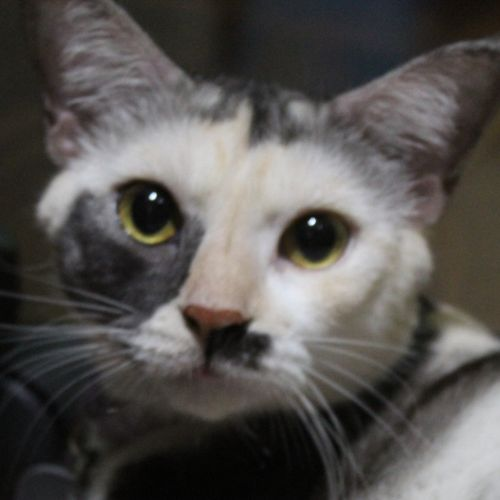
#> input picture biometric-engine/cat-facial-recog/test_data/cat1/test/image1.1.jpg, 500 x 500 px
$ python -i quality_assessment.py   (imports and definitions only)   (older library calls are emulated)
#> lines starting #> are read from the running program, lines starting #| are printed output that depends on the picture; after the words box and inside, x2 and y2 are one past the last pixel; in counts of white or black regions, pixels touching at a corner belong together
"""
FILE: shared/quality_assessment.py
PURPOSE: Image quality gate for biometric pipeline.
         Must run before feature extraction on both /reg and /scanning routes.

Pipeline position: quality gate -> species gate -> embedding -> 1:N match -> decision
"""
import os

import cv2
import numpy as np


def _env_float(name, default):
    raw = os.getenv(name)
    if raw is None:
        return float(default)
    try:
        return float(raw)
    except Exception:
        return float(default)


def detect_blur(image_path, threshold=None):
    """Laplacian variance - high variance = sharp, low = blurry."""
    if threshold is None:
        threshold = _env_float("QUALITY_BLUR_THRESHOLD", 45.0)
    img = cv2.imread(image_path, cv2.IMREAD_GRAYSCALE)
    if img is None:
        return {'is_blurry': True, 'blur_score': 0.0, 'confidence': 0.0}
    laplacian_var = float(cv2.Laplacian(img, cv2.CV_64F).var())
    return {
        'is_blurry': laplacian_var < threshold,
        'blur_score': round(laplacian_var, 2),
        'confidence': round(min(laplacian_var / threshold, 1.0), 4),
    }


def detect_edge_clarity(image_path):
    """Canny edge density - fewer edges = lower detail clarity."""
    min_edge_density = _env_float("QUALITY_MIN_EDGE_DENSITY", 0.025)
    img = cv2.imread(image_path, cv2.IMREAD_GRAYSCALE)
    if img is None:
        return {'edge_density': 0.0, 'has_sufficient_detail': False}
    edges = cv2.Canny(img, 100, 200)
    edge_density = float(cv2.countNonZero(edges)) / (img.shape[0] * img.shape[1])
    return {
        'edge_density': round(edge_density, 4),
        'has_sufficient_detail': edge_density > min_edge_density,
    }


def detect_dirt_occlusion(image_path):
    """Histogram contrast - flat histogram / bright patches suggest dirt or occlusion."""
    img = cv2.imread(image_path, cv2.IMREAD_GRAYSCALE)
    if img is None:
        return {'contrast_score': 0.0, 'likely_occluded': True, 'brightness': 0.0}
    hist = cv2.calcHist([img], [0], None, [256], [0, 256])
    contrast = float(np.std(hist))
    return {
        'contrast_score': round(contrast, 2),
        'likely_occluded': contrast < 50,
        'brightness': round(float(np.mean(img)), 2),
    }


def detect_exposure(image_path):
    """Exposure gate to catch very dark / very bright / clipped scenes."""
    img = cv2.imread(image_path, cv2.IMREAD_GRAYSCALE)
    if img is None:
        return {
            'brightness_mean': 0.0,
            'pct_dark': 1.0,
            'pct_bright': 0.0,
            'is_too_dark': True,
            'is_too_bright': False,
            'is_clipped': True,
        }

    mean_brightness = float(np.mean(img))
    dark_pixels = float(np.mean(img <= 25))
    bright_pixels = float(np.mean(img >= 230))

    is_too_dark = mean_brightness < 55
    is_too_bright = mean_brightness > 205
    is_clipped = dark_pixels > 0.55 or bright_pixels > 0.55

    return {
        'brightness_mean': round(mean_brightness, 2),
        'pct_dark': round(dark_pixels, 4),
        'pct_bright': round(bright_pixels, 4),
        'is_too_dark': is_too_dark,
        'is_too_bright': is_too_bright,
        'is_clipped': is_clipped,
    }


def assess_image_quality(image_path, weights=None):
    """
    Composite quality score (0.0 - 1.0) combining blur, clarity, and occlusion checks.
    """
    if weights is None:
        weights = {'blur': 0.4, 'clarity': 0.3, 'occlusion': 0.3}

    blur = detect_blur(image_path)
#> in detect_blur, `laplacian_var = float(cv2.Laplacian(img, cv2.CV_64F).var())`: laplacian_var = 14.72
#> blur = {'is_blurry': True, 'blur_score': 14.72, 'confidence': 0.327}
    clarity = detect_edge_clarity(image_path)
#> in detect_edge_clarity, `edges = cv2.Canny(img, 100, 200)`:
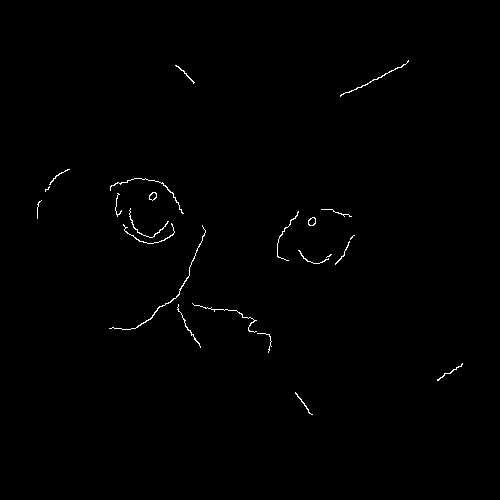
#> edges: shape (500, 500); 0.5% white in thin lines or dots, all inside (x1, y1, x2, y2) = (37, 60, 463, 415)
#> in detect_edge_clarity, `edge_density = float(cv2.countNonZero(edges)) / (img.shape[0] * img.sh..`: edge_density = 0.00502
#> clarity = {'edge_density': 0.005, 'has_sufficient_detail': False}
    occlusion = detect_dirt_occlusion(image_path)
#> in detect_dirt_occlusion, `hist = cv2.calcHist([img], [0], None, [256], [0, 256])`: hist = 256 values, max 4064 at index 40, min 0 at index 0, mean 976.6
#> in detect_dirt_occlusion, `contrast = float(np.std(hist))`: contrast = 813.6
#> occlusion = {'contrast_score': 813.6, 'likely_occluded': False, 'brightness': 83.95}
    exposure = detect_exposure(image_path)
#> in detect_exposure, `mean_brightness = float(np.mean(img))`: mean_brightness = 83.95
#> in detect_exposure, `dark_pixels = float(np.mean(img <= 25))`: dark_pixels = 0.126
#> in detect_exposure, `bright_pixels = float(np.mean(img >= 230))`: bright_pixels = 0.000228
#> in detect_exposure, `is_too_dark = mean_brightness < 55`: is_too_dark = False
#> exposure = {'brightness_mean': 83.95, 'pct_dark': 0.126, 'pct_bright': 0.0002, 'is_too_dark': False, 'is_too_bright': False, 'is_clipped': False}

    blur_component = min(blur['blur_score'] / 500.0, 1.0)
#> blur_component = 0.0294
    clarity_component = min(clarity['edge_density'] / 0.20, 1.0)
#> clarity_component = 0.025
    occlusion_component = min(occlusion['contrast_score'] / 100.0, 1.0)
#> occlusion_component = 1

    quality_score = (
        blur_component * weights['blur'] +
        clarity_component * weights['clarity'] +
        occlusion_component * weights['occlusion']
    )
#> quality_score = 0.319

    exposure_bad = exposure['is_too_dark'] or exposure['is_too_bright'] or exposure['is_clipped']
#> exposure_bad = False

    reasons = [
        f"Blurry (Laplacian: {blur['blur_score']:.1f}, threshold: {int(_env_float('QUALITY_BLUR_THRESHOLD', 45.0))})" if blur['is_blurry'] else None,
        'Low detail (insufficient edges)' if not clarity['has_sufficient_detail'] else None,
        f"Possible dirt/occlusion (contrast: {occlusion['contrast_score']:.1f})" if occlusion['likely_occluded'] else None,
        f"Underexposed (brightness: {exposure['brightness_mean']:.1f})" if exposure['is_too_dark'] else None,
        f"Overexposed (brightness: {exposure['brightness_mean']:.1f})" if exposure['is_too_bright'] else None,
        'Extreme clipping detected (too many very dark/bright pixels)' if exposure['is_clipped'] else None,
    ]

    min_quality = _env_float("QUALITY_MIN_SCORE", 0.28)
    is_acceptable = quality_score > min_quality and not exposure_bad
#> is_acceptable = True

    return {
        'overall_score': round(float(quality_score), 4),
        'is_acceptable': is_acceptable,
        'blur': blur,
        'clarity': clarity,
        'occlusion': occlusion,
        'exposure': exposure,
        'reasons_for_rejection': [r for r in reasons if r],
        'retry_advice': 'Hold phone steady, ensure balanced lighting (not too dark/bright), and clean the camera lens.' if not is_acceptable else None,
    }

>>> result = assess_image_quality('../cat-facial-recog/test_data/cat1/test/image1.1.jpg')
#> result = 8 items

$ run again, on biometric-engine/cat-facial-recog/test_data/cat1/test/image1.2.jpg
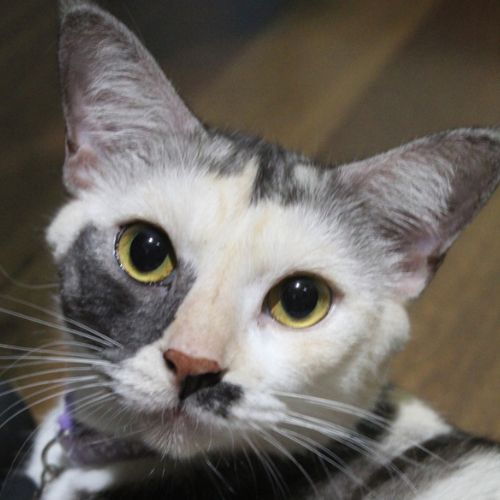
#> input picture biometric-engine/cat-facial-recog/test_data/cat1/test/image1.2.jpg, 500 x 500 px
#> in detect_blur, `img = cv2.imread(image_path, cv2.IMREAD_GRAYSCALE)`:
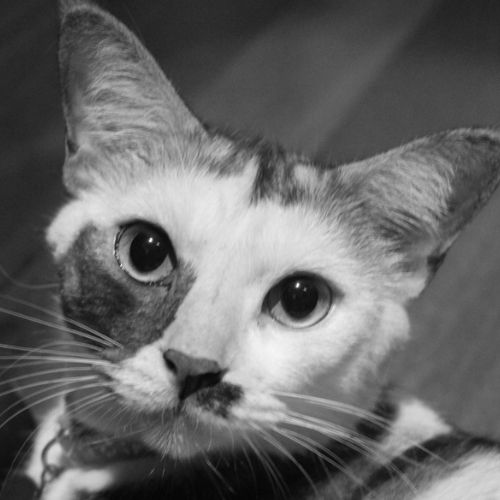
#> img: shape (500, 500); min 4, max 255, mean 104
#> laplacian_var = 94.36
#> blur = {'is_blurry': False, 'blur_score': 94.36, 'confidence': 1}
#> in detect_edge_clarity, `edges = cv2.Canny(img, 100, 200)`:
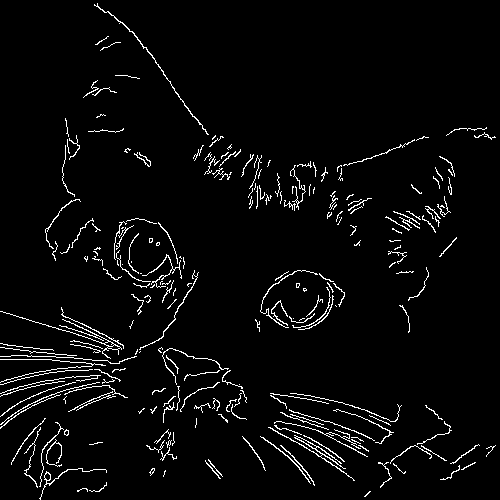
#> edges: shape (500, 500); 3.7% white in thin lines or dots
#> edge_density = 0.0368
#> clarity = {'edge_density': 0.0368, 'has_sufficient_detail': True}
#> hist = 256 values, max 3881 at index 43, min 0 at index 0, mean 976.6
#> contrast = 757.2
#> occlusion = {'contrast_score': 757.1, 'likely_occluded': False, 'brightness': 104}
#> mean_brightness = 104
#> dark_pixels = 0.0413
#> bright_pixels = 0.00618
#> is_too_dark = False
#> exposure = {'brightness_mean': 104, 'pct_dark': 0.0413, 'pct_bright': 0.0062, 'is_too_dark': False, 'is_too_bright': False, 'is_clipped': False}
#> blur_component = 0.189
#> clarity_component = 0.184
#> occlusion_component = 1
#> quality_score = 0.431
#> exposure_bad = False
#> is_acceptable = True
#> result = 8 items
